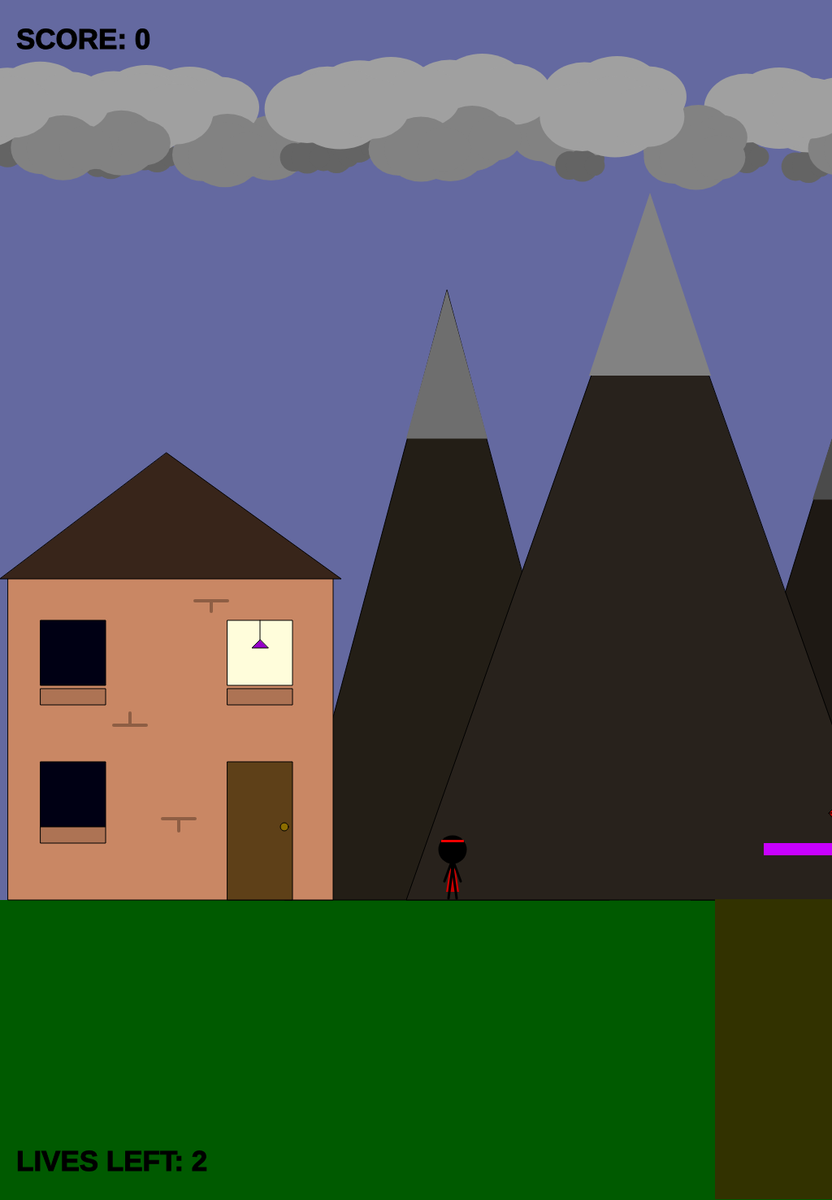
Frame 1 (no input)
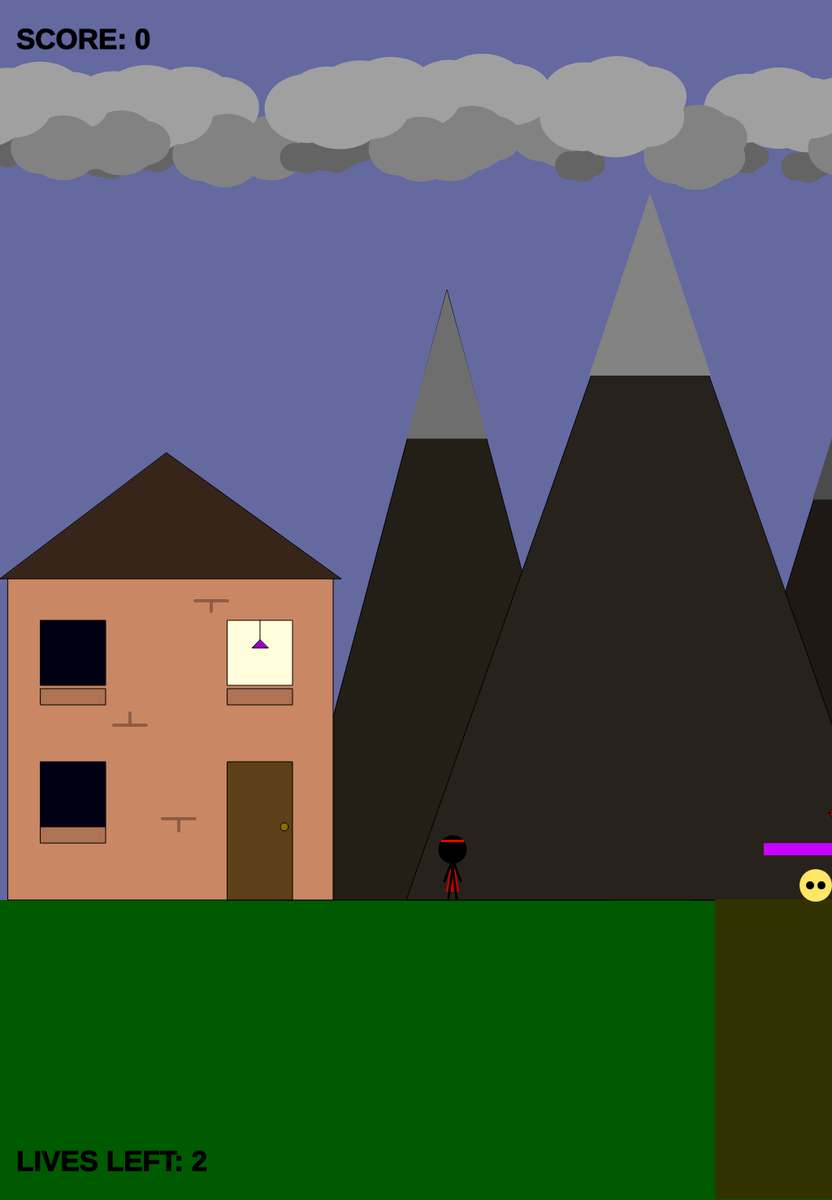
Frame 60 (no input)
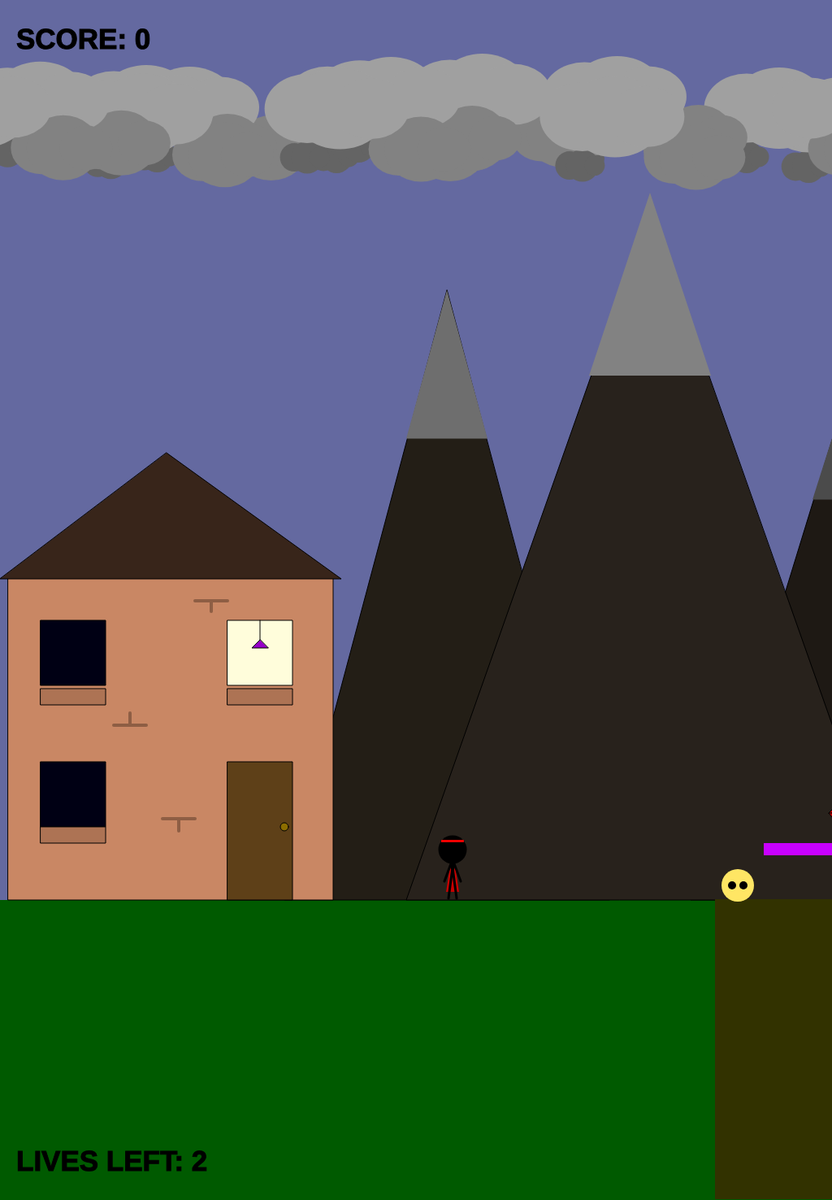
Frame 120 (the mouse pressed at the canvas centre since frame 60)

The p5.js sketch that drew these frames (run headless with seeded random() and noise() and a simulated clock; from frame 60 on, the mouse is pressed at the canvas centre):

// p5.js sketch
// ── sketch.js
/*

GAME PROJECT 7 - ENEMIES AND PLATFORMS

*/

var enemies;
var platforms;
var isOnPlatform;

var CharacterX;
var CharacterY;
var floorPos_y;
var scrollPos;
var realPos;

var isLeft;
var isRight;
var isJumping;
var isFalling;

var clouds;
var mountains;
var trees;
var HouseXs;
var HouseY;

 var t_canyon;
var t_jewel;
var score;
var isWon;
var lives;
var isLost;

function setup()
{
	createCanvas(1024, 1476);
    floorPos_y = height * 3/4;
    score = 0;
    
    startGame();
        score = 0;
        lives = 2;
        


    
}

function startGame()
{
    // Variable to control the background scrolling.
	scrollPos = 0;
    
	CharacterX = width/2;
	CharacterY = floorPos_y;

	// Variable to store the real position of the gameChar in the game
	// world. Needed for collision detection.
	realPos = CharacterX - scrollPos;

	// Boolean variables to control the movement of the game character.
	isLeft = false;
	isRight = false;
	isJumping = false;
	isFalling = false;
    isWon = false;
    isLost = false;
    isOnPlatform = false;


	// Initialise arrays of scenery objects.
enemies = [];
enemies.push(
{
x_pos: 1200,
y_pos: floorPos_y - 18,
size: 40,
x1: 800,
x2: 1700,
speed: -4,
display: function()
    {
    fill([255, 230, 100]);
    ellipse(this.x_pos + 40, this.y_pos, this.size);
    fill(0);
    ellipse(this.x_pos + 33, this.y_pos, this.size - 30);
    ellipse(this.x_pos + 47, this.y_pos, this.size - 30);
    },
    
        move: function()
        {
this.x_pos += this.speed;
if(this.x_pos < this.x1 || this.x_pos > this.x2)
    {
    this.speed *= -1;
    }
        },
        checkCharCollision: function()
        {
        if(abs(realPos - this.x_pos) < 20 && abs( CharacterY - this.y_pos) < 20)
        {
           
            playerDied();
        }
        }
    
}
)

enemies.push(
{
x_pos: 2000,
y_pos: floorPos_y - 18,
size: 40
,
x1: 1900,
x2: 2550,
speed: -4,
display: function()
    {
    fill([255, 230, 100]);
    ellipse(this.x_pos + 40, this.y_pos, this.size);
    fill(0);
    ellipse(this.x_pos + 33, this.y_pos, this.size - 30);
    ellipse(this.x_pos + 47, this.y_pos, this.size - 30);
    },
    
        move: function()
        {
this.x_pos += this.speed;
if(this.x_pos < this.x1 || this.x_pos > this.x2)
    {
    this.speed *= -1;
    }
        },
        checkCharCollision: function()
        {
        if(abs(realPos - this.x_pos) < 20 && abs( CharacterY - this.y_pos) < 20)
        {
           
            playerDied();
        }
        }
    
}
)

enemies.push(
{
x_pos: 3000,
y_pos: floorPos_y - 18,
size: 40
,
x1: 2750,
x2: 3400,
speed: -5,
display: function()
    {
    fill([255, 230, 100]);
    ellipse(this.x_pos + 40, this.y_pos, this.size);
    fill(0);
    ellipse(this.x_pos + 33, this.y_pos, this.size - 30);
    ellipse(this.x_pos + 47, this.y_pos, this.size - 30);
    },
    
        move: function()
        {
this.x_pos += this.speed;
if(this.x_pos < this.x1 || this.x_pos > this.x2)
    {
    this.speed *= -1;
    }
        },
        checkCharCollision: function()
        {
        if(abs(realPos - this.x_pos) < 20 && abs( CharacterY - this.y_pos) < 20)
        {
           
            playerDied();
        }
        }
    
}
)

enemies.push(
{
x_pos: 3800,
y_pos: floorPos_y - 18,
size: 40
,
x1: 3000,
x2: 4300,
speed: -5,
display: function()
    {
    fill([255, 230, 100]);
    ellipse(this.x_pos + 40, this.y_pos, this.size);
    fill(0);
    ellipse(this.x_pos + 33, this.y_pos, this.size - 30);
    ellipse(this.x_pos + 47, this.y_pos, this.size - 30);
    },
    
        move: function()
        {
this.x_pos += this.speed;
if(this.x_pos < this.x1 || this.x_pos > this.x2)
    {
    this.speed *= -1;
    }
        },
        checkCharCollision: function()
        {
        if(abs(realPos - this.x_pos) < 20 && abs( CharacterY - this.y_pos) < 20)
        {
           
            playerDied();
        }
        }
    
}
)
    
platforms = [];
    
platforms.push(
    {
        x_pos: 940,
        y_pos: floorPos_y - 70,
        width: 200,
        height: 15,
display: function()
        {
            // Draw platform.
            fill([200, 0, 255]);
            rect(this.x_pos, this.y_pos, this.width, this.height);
            line(this.x_pos,
                 this.y_pos + this.height / 2,
                 this.x_pos + this.width,
                 this.y_pos + this.height / 2);
        },
checkCharOn: function()
        {
        if(abs(realPos - this.x_pos) < 160 && (realPos - this.x_pos) > -40 && abs( CharacterY - this.y_pos) < 20)
            
        {
     isOnPlatform = true;

        isJumping = false;
            }
       else if(abs(realPos - this.x_pos) > 200 && (realPos - this.x_pos) < 0 || abs(CharacterY - this.y_pos) < 20)
            {
     isOnPlatform = false;
            }
        } 
    }
)

    clouds = [];

     for(var i = 0; i < 100; i++)
    {
        var c = {x_pos: random(-300, 8000), y_pos: random(15, 60)};
        clouds.push(c);
    }
    
mountains = [];
        for(var i = 0; i < 100; i++)
    {
        var m = {x_pos: i * random(-300, 8000), y_pos: -443};
        mountains.push(m);
    }
    
    
trees = [];
           for(var i = 0; i < 100; i++)
    {
        var t = {x_pos: random(900, 2800), y_pos: -464};
        trees.push(t);
    }
    
houseXs = []; 
    for(var i = 0; i < 15; i++)
    {
        var h = i * random(0,8000);
        houseXs.push(h);
    }
HouseY = floorPos_y - 400;
    
    
    t_canyon = 
[
 {x_pos: 1900, width: 100},
 {x_pos: 1580, width: 50},
 {x_pos: 1800, width: 60},
 {x_pos: 880, width: 400},
 {x_pos: 2500, width: 120},
 {x_pos: 2800, width: 60},
 {x_pos: 3400, width: 90},
 {x_pos: 3900, width: 160},
 {x_pos: 4300, width: 50},
];
    
    t_jewel  = 
[
 {x_pos: 950, y_pos: 600, size: 50, isFound: false},
 {x_pos: 1200, y_pos: 640, size: 50, isFound: false},{x_pos: 1790, y_pos: 670, size: 50, isFound: false},{x_pos: 2100, y_pos: 600, size: 50, isFound: false},{x_pos: 2600, y_pos: 670, size: 50, isFound: false},{x_pos: 2900, y_pos: 670, size: 50, isFound: false},{x_pos: 3400, y_pos: 670, size: 50, isFound: false},{x_pos: 2800, y_pos: 670, size: 50, isFound: false},{x_pos: 3200, y_pos: 670, size: 50, isFound: false},{x_pos: 4600, y_pos: 670, size: 50, isFound: false},{x_pos: 4000, y_pos: 670, size: 50, isFound: false},
];
    
        
 
}

function draw()
{
    
    
	background(100, 105, 160); // fill the sky blue

	noStroke();
	fill(0,90,0);
	rect(0, floorPos_y, width, height/4); // draw some green ground
    
	// Draw clouds.
    push();
    translate(scrollPos * 0.3, 0);
    drawClouds();
    pop();

	// Draw mountains.
    push();
    translate(scrollPos * 0.6, 0);
    drawMountains();
    pop();

    	// Draw houses.
    push();
    translate(scrollPos,0);
    drawHouses();
    pop();
    
	// Draw trees.
    push();
    translate(scrollPos,0);
    drawTrees();
    pop();



	// Draw canyons.
    for(var i = 0; i < t_canyon.length; i++){
    push();
    translate(scrollPos ,0);
    drawCanyon(t_canyon[i]);
    checkCanyon(t_canyon[i]);
    pop();
    }

	// Draw pickup items.
    for(var i = 0; i < t_jewel.length; i++){
    push();
    translate(scrollPos,0)
    drawJewel(t_jewel[i]);
    checkJewel(t_jewel[i]);
    pop();
    }
    
    //Draw Enemies.
    
        push();
        translate(scrollPos, 0);
    for(var i = 0; i < enemies.length; i++)
    {
        enemies[i].display();
        enemies[i].move();
        enemies[i].checkCharCollision();
    }
    pop();
    
    
    
    //platforms
     push();
        translate(scrollPos, 0);
    for(var i = 0; i < platforms.length; i++)
    {
        platforms[i].display();
        platforms[i].checkCharOn();
    }
    pop();
    
    
    
    checkPlayerWon();
    checkPlayerDied();

	// Draw game character.
	drawGameChar();

    //Lives
    fill(0);
    stroke(0);
    textStyle(BOLD);
    textSize(35);
    text("LIVES LEFT: " + lives, 20, 1440 );
    
    //Score
    fill(0);
    stroke(0);
    text("SCORE: " + score, 20, 60);
    

        if(isLost == true && lives == 0)
        {   
            fill(0)
            rect(0, 0, 10000, 10000);
            fill(255,0,0);
            textSize(40);
            text("GAME OVER - YOU LOST.", 260, 700);
            text("PRESS SPACE TO CONTINUE", 210, 800)
            console.log("YOU HAVE LOST")
            return;
        }
    
    
        if(isWon == true)
            {
            fill(255);
            fill(0, 255, 0);
            textSize(50);
            text("YOU WON!", 360, 300);
            textSize(40);
            text("PRESS SPACE TO PLAY NEXT LEVEL", 160, 400)
            console.log("YOU HAVE WON!")
            return;
            }

    if(isOnPlatform == true)
        {
            CharacterY = height * 3/4 - 70  
        }

	// Logic to make the game character move or the background scroll.
	if(isLeft)
	{
			if(CharacterX > width * 2)
			{
					CharacterX -= 5;
			}
			else
			{
					scrollPos += 5;
			}
	}

	if(isRight)
	{
			if(CharacterX < width * 0.1)
			{
					CharacterX  += 5;
			}
			else
			{
					scrollPos -= 5; // negative for moving against the background
			}
	}

	// Logic to make the game character rise and fall.
	if(CharacterY < floorPos_y)
	{
			CharacterY += 2;
			isJumping = true;
	}
	else
	{
			isJumping = false;
	}

	if(isFalling)
	{
			CharacterY += 15;
            isJumping = false;
	}

	// Update real position of gameChar for collision detection.
	realPos = CharacterX - scrollPos;
    
    //Score
    if(t_jewel.isFound == true)
    {
        score = score + 1;
        console.log("score");
    }
    

}


// ---------------------
// Key control functions
// ---------------------

function keyPressed(){
    
    if(isLost || isWon)
{
    if(key == ' ')
    {
        nextLevel();
    }
    return;
}


	if(key == 'A' || keyCode == 37)
	{
			isLeft = true;
	}

	if(key == 'D' || keyCode == 39)
	{
			isRight = true;
	}

	if(key == ' ' || key == 'W')
	{
			if(!isJumping)
			{
					CharacterY = CharacterY - 100;
			}
	}
}

function keyReleased(){

	if(key == 'A' || keyCode == 37)
	{
		isLeft = false;
	}

	if(key == 'D' || keyCode == 39)
	{
		isRight = false;
	}

}


// ------------------------------
// Game character render function
// ------------------------------

// Function to draw the game character.

function drawGameChar()
{
	// draw game character
      if(isLeft && isJumping)
    {
        // add your jumping-left code
        fill(200, 0, 0);
        triangle(CharacterX+40, CharacterY+78-140, CharacterX+49, CharacterY+122-140, CharacterX+65, CharacterY+125-140);
        fill(0);
        ellipse(CharacterX+45, CharacterY+78-140, 35, 35);
        stroke(0);
        strokeWeight(5);
        line(CharacterX+45, CharacterY+70-140, CharacterX+45, CharacterY+110-140);
        strokeWeight(3);
        line(CharacterX+45, CharacterY+110-140, CharacterX+37, CharacterY+113-140);
        line(CharacterX+37, CharacterY+113-140, CharacterX+40, CharacterY+128-140);
        line(CharacterX+45, CharacterY+110-140, CharacterX+38, CharacterY+118-140);
        line(CharacterX+38, CharacterY+118-140, CharacterX+51, CharacterY+128-140);
        line(CharacterX+45, CharacterY+98-140, CharacterX+52, CharacterY+98-140);
        line(CharacterX+52, CharacterY+98-140, CharacterX+54, CharacterY+103-140);
        line(CharacterX+45, CharacterY+98-140, CharacterX+37, CharacterY+102-140);
        line(CharacterX+37, CharacterY+102-140, CharacterX+37, CharacterY+98-140);
        strokeWeight(0.2);
        fill(255, 0, 0);
        rect(CharacterX+31, CharacterY+66-140, 28, 3);
        strokeWeight(1);

    }
    else if(isRight && isJumping)
    {
        // add your jumping-right code
        fill(200, 0, 0);
        triangle(CharacterX+50, CharacterY+78-140, CharacterX+27, CharacterY+125-140, CharacterX+43, CharacterY+122-140);
        fill(0);
        ellipse(CharacterX+45, CharacterY+78-140, 35, 35);
        stroke(0);
        strokeWeight(5);
        line(CharacterX+45, CharacterY+70-140, CharacterX+45, CharacterY+110-140);
        strokeWeight(3);
        line(CharacterX+45, CharacterY+110-140, CharacterX+53, CharacterY+113-140);
        line(CharacterX+53, CharacterY+113-140, CharacterX+50, CharacterY+128-140);
        line(CharacterX+45, CharacterY+110-140, CharacterX+52, CharacterY+118-140);
        line(CharacterX+52, CharacterY+118-140, CharacterX+39, CharacterY+128-140);

        line(CharacterX+45, CharacterY+98-140, CharacterX+52, CharacterY+98-140);
        line(CharacterX+52, CharacterY+98-140, CharacterX+54, CharacterY+96-140);
        line(CharacterX+45, CharacterY+100-140, CharacterX+37, CharacterY+98-140);
        line(CharacterX+37, CharacterY+98-140, CharacterX+37, CharacterY+102-140);
        strokeWeight(0.2);
        fill(255, 0, 0);
        rect(CharacterX+31, CharacterY+66-140, 28, 3);
        strokeWeight(1);
        noStroke();
    }
        else if(isLeft)
    {
        // add your walking left code
         fill(200, 0, 0);
        triangle(CharacterX+40, CharacterY+78-140, CharacterX+47, CharacterY+130-140, CharacterX+63, CharacterY+130-140);
        fill(0);
        ellipse(CharacterX+45, CharacterY+78-140, 35, 35);
        stroke(0);
        strokeWeight(5);
        line(CharacterX+45, CharacterY+70-140, CharacterX+45, CharacterY+110-140);
        strokeWeight(3);
        line(CharacterX+45, CharacterY+110-140, CharacterX+40, CharacterY+118-140);
        line(CharacterX+40, CharacterY+118-140, CharacterX+40, CharacterY+138-140);
        line(CharacterX+45, CharacterY+110-140, CharacterX+50, CharacterY+124-140);
        line(CharacterX+50, CharacterY+124-140, CharacterX+60, CharacterY+138-140);
        line(CharacterX+45, CharacterY+95-140, CharacterX+38, CharacterY+107-140);
        line(CharacterX+38, CharacterY+107-140, CharacterX+36, CharacterY+100-140);
        line(CharacterX+45, CharacterY+95-140, CharacterX+52, CharacterY+102-140);
        line(CharacterX+52, CharacterY+102-140, CharacterX+53, CharacterY+110-140);
        strokeWeight(0.2);
        fill(255, 0, 0);
        rect(CharacterX+31, CharacterY+66-140, 28, 3);
        strokeWeight(1);
        noStroke();

    }
    else if(isRight)
    {
        // add your walking right code
        fill(200, 0, 0);
        triangle(CharacterX+50, CharacterY+78-140, CharacterX+27, CharacterY+130-140, CharacterX+43, CharacterY+130-140);
        fill(0);
        ellipse(CharacterX+45, CharacterY+78-140, 35, 35);
        stroke(0);
        strokeWeight(5);
        line(CharacterX+45, CharacterY+70-140, CharacterX+45, CharacterY+110-140);
        strokeWeight(3);
        line(CharacterX+45, CharacterY+110-140, CharacterX+40, CharacterY+124-140);
        line(CharacterX+40, CharacterY+124-140, CharacterX+32, CharacterY+138-140);
        line(CharacterX+45, CharacterY+110-140, CharacterX+50, CharacterY+118-140);
        line(CharacterX+50, CharacterY+118-140, CharacterX+51, CharacterY+138-140);

        line(CharacterX+45, CharacterY+95-140, CharacterX+38, CharacterY+102-140);
        line(CharacterX+38, CharacterY+102-140, CharacterX+37, CharacterY+110-140);
        line(CharacterX+45, CharacterY+95-140, CharacterX+52, CharacterY+107-140);
        line(CharacterX+52, CharacterY+107-140, CharacterX+54, CharacterY+100-140);

        strokeWeight(0.2);
        fill(255, 0, 0);
        rect(CharacterX+31, CharacterY+66-140, 28, 3);
        strokeWeight(1);
        noStroke();

    }

     else if(isJumping || isFalling)
    {
        // add your jumping facing forwards code
        fill(200, 0, 0);
        triangle(CharacterX+45, CharacterY+90-140, CharacterX+37, CharacterY+120-140, CharacterX+53, CharacterY+120-140);
        fill(0);
        ellipse(CharacterX+45, CharacterY+78-140, 35, 35);
        stroke(0);
        strokeWeight(5);
        line(CharacterX+45, CharacterY+80-140, CharacterX+45, CharacterY+100-140);
        strokeWeight(3);
        line(CharacterX+45, CharacterY+100-140, CharacterX+35, CharacterY+110-140);
        line(CharacterX+45, CharacterY+100-140, CharacterX+55, CharacterY+110-140);
        line(CharacterX+35, CharacterY+110-140, CharacterX+40, CharacterY+125-140);
        line(CharacterX+55, CharacterY+110-140, CharacterX+50, CharacterY+125-140);
        line(CharacterX+45, CharacterY+93-140, CharacterX+35, CharacterY+97-140);
        line(CharacterX+45, CharacterY+93-140, CharacterX+55, CharacterY+97-140);
        line(CharacterX+55, CharacterY+97-140, CharacterX+54, CharacterY+99-140);
        line(CharacterX+35, CharacterY+97-140, CharacterX+36, CharacterY+99-140);
        strokeWeight(0.2);
        fill(255, 0, 0);
        rect(CharacterX+31, CharacterY+66-140, 28, 3);
        strokeWeight(1);
        noStroke();

    }
     else
    {
        // add your standing front facing code
    {fill(200, 0, 0);
    triangle(CharacterX+45, CharacterY+78-140, CharacterX+37, CharacterY+130-140, CharacterX+53, CharacterY+130-140);
    fill(0);
    ellipse(CharacterX+45, CharacterY+78-140, 35, 35);
    stroke(0);
    strokeWeight(5);
    line(CharacterX+45, CharacterY+80-140, CharacterX+45, CharacterY+100-140);
    strokeWeight(3);
    line(CharacterX+45, CharacterY+100-140, CharacterX+40, CharacterY+138-140);
    line(CharacterX+45, CharacterY+100-140, CharacterX+50, CharacterY+138-140);
    line(CharacterX+45, CharacterY+90-140, CharacterX+35, CharacterY+117-140);
    line(CharacterX+45, CharacterY+90-140, CharacterX+55, CharacterY+117-140);
    strokeWeight(0.2);
    fill(255, 0, 0);
    rect(CharacterX+31, CharacterY+66-140, 28, 3);
    strokeWeight(3.5);
    stroke(255, 0, 0);
    strokeWeight(1);
    noStroke();}

    }
}

// ---------------------------
// Background render functions
// ---------------------------

// Function to draw cloud objects.
function drawClouds()
{
    for(var i = 0; i < clouds.length; i++)
    {

     noStroke();
        fill(100);
    ellipse(clouds[i].x_pos+184, clouds[i].y_pos+150, 35, 35);
    ellipse(clouds[i].x_pos+200, clouds[i].y_pos+150, 40, 40);
    ellipse(clouds[i].x_pos+215, clouds[i].y_pos+150, 25, 25);
        fill(130);
    ellipse(clouds[i].x_pos+313, clouds[i].y_pos+140, 75, 65);
    ellipse(clouds[i].x_pos+340, clouds[i].y_pos+140, 90, 80);
    ellipse(clouds[i].x_pos+368, clouds[i].y_pos+140, 65, 55);
        fill(160);
    ellipse(clouds[i].x_pos+200, clouds[i].y_pos+90, 105, 85);
    ellipse(clouds[i].x_pos+240, clouds[i].y_pos+90, 120, 100);
    ellipse(clouds[i].x_pos+278, clouds[i].y_pos+90, 95, 75);
}
}

// Function to draw mountains objects.
function drawMountains()
{
    for(var i = 0; i < mountains.length; i++)
    {
stroke(0);
        fill(35, 30, 22);
        triangle(mountains[i].x_pos+550, mountains[i].y_pos+800, mountains[i].x_pos+350, mountains[i].y_pos+1550, mountains[i].x_pos+750, mountains[i].y_pos+1550);
         fill(30, 25, 20);
        triangle(mountains[i].x_pos+1050, mountains[i].y_pos+900, mountains[i].x_pos+850, mountains[i].y_pos+1550, mountains[i].x_pos+1250, mountains[i].y_pos+1550);
         fill(40, 34, 28);
        triangle(mountains[i].x_pos+800, mountains[i].y_pos+700, mountains[i].x_pos+500, mountains[i].y_pos+1550, mountains[i].x_pos+1100, mountains[i].y_pos+1550);

         noStroke();
        fill(110);
        triangle(mountains[i].x_pos+550, mountains[i].y_pos+800, mountains[i].x_pos+500, mountains[i].y_pos+982.5, mountains[i].x_pos+600, mountains[i].y_pos+982.5);
         fill(130);
        triangle(mountains[i].x_pos+800, mountains[i].y_pos+680, mountains[i].x_pos+725, mountains[i].y_pos+905, mountains[i].x_pos+875, mountains[i].y_pos+905);
         fill(75);
        triangle(mountains[i].x_pos+1050, mountains[i].y_pos+900, mountains[i].x_pos+1000, mountains[i].y_pos+1057.5, mountains[i].x_pos+1100, mountains[i].y_pos+1057.5);
    }
}

// Function to draw trees objects.
function drawTrees()
{
   for(var i =0; i < trees.length; i++ )
    {
    //Trunk
stroke(0)
        fill(84, 46, 11);
        rect(trees[i].x_pos+1190, trees[i].y_pos+1320, 60, 250);
        noStroke();
        fill(0, 60, 0);
        triangle(trees[i].x_pos+1100, trees[i].y_pos+1330, trees[i].x_pos+1340, trees[i].y_pos+1330, trees[i].x_pos+1220, trees[i].y_pos+1000);
        triangle(trees[i].x_pos+1120, trees[i].y_pos+1200, trees[i].x_pos+1320, trees[i].y_pos+1200, trees[i].x_pos+1220, trees[i].y_pos+1000);
        fill(255);
    } 
}

// Function to draw houses objects.
function drawHouses()
{
    for(var i =0; i < houseXs.length; i++)
    {
stroke(1);
        fill(201, 135, 100);
            rect(houseXs[i]+10, HouseY, 400, 400);
        fill(56, 37, 26);
            triangle(houseXs[i]+0, HouseY+005, houseXs[i]+420, HouseY+005, houseXs[i]+205, HouseY-150);
            stroke(0);
        fill(94, 64, 24);
            rect(houseXs[i]+280, HouseY+230, 80, 170);
         fill(140, 109, 0);
            ellipse(houseXs[i]+350, HouseY+310, 10, 10)

        fill(0, 0, 20);
            rect(houseXs[i]+50, HouseY+230, 80, 80);
        fill(173, 115, 84);
            rect(houseXs[i]+50, HouseY+310, 80, 20);

        fill(0, 0, 20);
            rect(houseXs[i]+50, HouseY+070, 80, 80);
        fill(173, 115, 84);
            rect(houseXs[i]+50, HouseY+140, 80, 20);

        fill(255, 253, 219);
            rect(houseXs[i]+280, HouseY+070, 80, 80);
        fill(173, 115, 84);
            rect(houseXs[i]+280, HouseY+140, 80, 20);

        line(houseXs[i]+320, HouseY+070, houseXs[i]+320, HouseY+080)
        fill(150, 0, 200);
        triangle(houseXs[i]+320, HouseY+080, houseXs[i]+310, HouseY+090, houseXs[i]+330, HouseY+090);
        noStroke();
        noFill();
        stroke(142, 94, 68);
        strokeWeight(4);
        line(houseXs[i]+160, HouseY+170, houseXs[i]+160, HouseY+185);
        line(houseXs[i]+140, HouseY+185, houseXs[i]+180, HouseY+185);
        line(houseXs[i]+260, HouseY+040, houseXs[i]+260, HouseY+055);
        line(houseXs[i]+240, HouseY+040, houseXs[i]+280, HouseY+040);
        line(houseXs[i]+220, HouseY+300, houseXs[i]+220, HouseY+315);
        line(houseXs[i]+200, HouseY+300, houseXs[i]+240, HouseY+300);  
    }
}


// ---------------------------------
// Canyon render and check functions
// ---------------------------------

// Function to draw canyon objects.

function drawCanyon(t_canyon)
{
    fill(50,50,0);
    rect(t_canyon.x_pos, floorPos_y - 1, t_canyon.width, height - floorPos_y);
}

// Function to check character is over a canyon.

function checkCanyon(t_canyon)
{  
    if(realPos + 45 > t_canyon.x_pos && realPos + 45 < t_canyon.x_pos + t_canyon.width)
        {
        if(CharacterY >= floorPos_y)
            {
               isFalling = true;
            }
        }

}

// ----------------------------------
// Pick-up render and check functions
// ----------------------------------

// Function to draw pick-up objects.
function drawJewel(t_jewel)
{
    if(!t_jewel.isFound)
    {
      fill(200, 0, 0);
 stroke(0)
   strokeWeight(1);
 triangle(t_jewel.x_pos+100, t_jewel.y_pos+400, t_jewel.x_pos+80, t_jewel.y_pos+400, t_jewel.x_pos+90, t_jewel.y_pos+390);
 triangle(t_jewel.x_pos+80, t_jewel.y_pos+400, t_jewel.x_pos+90, t_jewel.y_pos+390, t_jewel.x_pos+80, t_jewel.y_pos+390);
 triangle(t_jewel.x_pos+100, t_jewel.y_pos+400, t_jewel.x_pos+90, t_jewel.y_pos+390, t_jewel.x_pos+100, t_jewel.y_pos+390);
 triangle(t_jewel.x_pos+100, t_jewel.y_pos+400, t_jewel.x_pos+100, t_jewel.y_pos+390, t_jewel.x_pos+110, t_jewel.y_pos+400);
triangle(t_jewel.x_pos+80, t_jewel.y_pos+400, t_jewel.x_pos+80, t_jewel.y_pos+390, t_jewel.x_pos+70, t_jewel.y_pos+400);
 triangle(t_jewel.x_pos+80, t_jewel.y_pos+400, t_jewel.x_pos+70, t_jewel.y_pos+400, t_jewel.x_pos+90, t_jewel.y_pos+425);
 triangle(t_jewel.x_pos+100, t_jewel.y_pos+400, t_jewel.x_pos+110, t_jewel.y_pos+400, t_jewel.x_pos+90, t_jewel.y_pos+425);
 triangle(t_jewel.x_pos+80, t_jewel.y_pos+400, t_jewel.x_pos+100, t_jewel.y_pos+400, t_jewel.x_pos+90, t_jewel.y_pos+425);
        noStroke();   
    }
}

// Function to check character has picked up an item.
function checkJewel(t_jewel)
{
    if(realPos - 100 < t_jewel.x_pos + t_jewel.size && realPos - 100 > t_jewel.x_pos - t_jewel.size)
        {
            if(CharacterY <= floorPos_y)
                
            {
            if(!t_jewel.isFound)
            {
                t_jewel.isFound= true;
                score += 1;
                console.log(score);
            }
            }

        }
}

function checkPlayerWon()
{
    if(score == t_jewel.length)
        {
            isWon = true;
            console.log("YOU WIN, WOW! HOW?")
            return;

        }
        
}
function checkPlayerDied()
{
    if(CharacterY > height)
        {
            playerDied();
        }
}

function playerDied(){
console.log("YOU ARE DEAD");
    if(lives > 0)
    { 
      lives -= 1;
                  
        startGame();
        score = 0;
    }
    else
    {
        isLost = true;

    }
}

function nextLevel()
{
    // DO NOT CHANGE THIS FUNCTION!
    console.log('next level');
}
